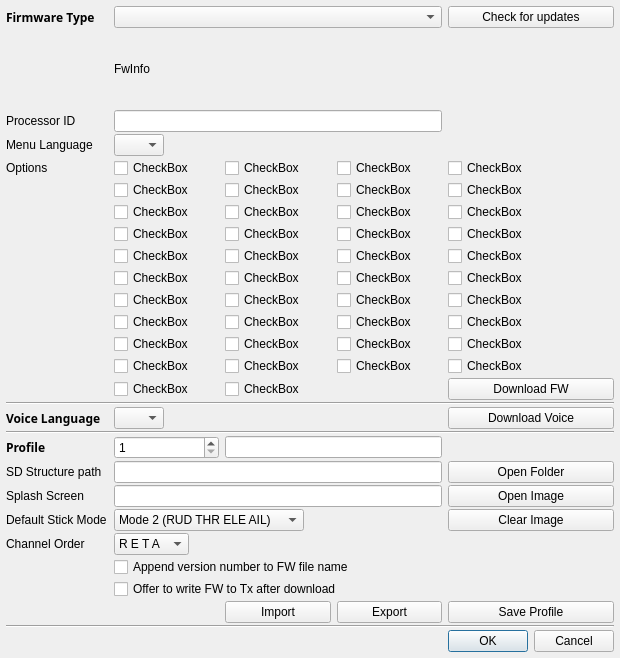
<?xml version="1.0" encoding="UTF-8"?>
<ui version="4.0">
 <class>fwPreferencesDialog</class>
 <widget class="QDialog" name="fwPreferencesDialog">
  <property name="geometry">
   <rect>
    <x>0</x>
    <y>0</y>
    <width>620</width>
    <height>658</height>
   </rect>
  </property>
  <property name="sizePolicy">
   <sizepolicy hsizetype="MinimumExpanding" vsizetype="Preferred">
    <horstretch>0</horstretch>
    <verstretch>0</verstretch>
   </sizepolicy>
  </property>
  <property name="minimumSize">
   <size>
    <width>0</width>
    <height>0</height>
   </size>
  </property>
  <property name="windowTitle">
   <string>Downloads and Profiles</string>
  </property>
  <layout class="QGridLayout" name="gridLayout">
   <property name="verticalSpacing">
    <number>2</number>
   </property>
   <property name="margin">
    <number>6</number>
   </property>
   <item row="21" column="5">
    <widget class="QPushButton" name="voice_dnld">
     <property name="text">
      <string>Download Voice</string>
     </property>
    </widget>
   </item>
   <item row="35" column="2" colspan="3">
    <widget class="QCheckBox" name="burnFirmware">
     <property name="text">
      <string>Offer to write FW to Tx after download</string>
     </property>
    </widget>
   </item>
   <item row="10" column="2">
    <widget class="QCheckBox" name="optionCheckBox_9">
     <property name="sizePolicy">
      <sizepolicy hsizetype="MinimumExpanding" vsizetype="Fixed">
       <horstretch>0</horstretch>
       <verstretch>0</verstretch>
      </sizepolicy>
     </property>
     <property name="text">
      <string>CheckBox</string>
     </property>
    </widget>
   </item>
   <item row="10" column="3">
    <widget class="QCheckBox" name="optionCheckBox_10">
     <property name="sizePolicy">
      <sizepolicy hsizetype="MinimumExpanding" vsizetype="Fixed">
       <horstretch>0</horstretch>
       <verstretch>0</verstretch>
      </sizepolicy>
     </property>
     <property name="text">
      <string>CheckBox</string>
     </property>
    </widget>
   </item>
   <item row="18" column="5">
    <widget class="QPushButton" name="fw_dnld">
     <property name="text">
      <string>Download FW</string>
     </property>
    </widget>
   </item>
   <item row="8" column="0" colspan="2">
    <widget class="QLabel" name="label_2">
     <property name="text">
      <string>Options</string>
     </property>
    </widget>
   </item>
   <item row="42" column="5">
    <widget class="QPushButton" name="ProfSave_PB">
     <property name="text">
      <string>Save Profile</string>
     </property>
    </widget>
   </item>
   <item row="12" column="4">
    <widget class="QCheckBox" name="optionCheckBox_19">
     <property name="sizePolicy">
      <sizepolicy hsizetype="MinimumExpanding" vsizetype="Fixed">
       <horstretch>0</horstretch>
       <verstretch>0</verstretch>
      </sizepolicy>
     </property>
     <property name="text">
      <string>CheckBox</string>
     </property>
    </widget>
   </item>
   <item row="9" column="5">
    <widget class="QCheckBox" name="optionCheckBox_8">
     <property name="sizePolicy">
      <sizepolicy hsizetype="MinimumExpanding" vsizetype="Fixed">
       <horstretch>0</horstretch>
       <verstretch>0</verstretch>
      </sizepolicy>
     </property>
     <property name="text">
      <string>CheckBox</string>
     </property>
    </widget>
   </item>
   <item row="14" column="2">
    <widget class="QCheckBox" name="optionCheckBox_25">
     <property name="sizePolicy">
      <sizepolicy hsizetype="MinimumExpanding" vsizetype="Fixed">
       <horstretch>0</horstretch>
       <verstretch>0</verstretch>
      </sizepolicy>
     </property>
     <property name="text">
      <string>CheckBox</string>
     </property>
    </widget>
   </item>
   <item row="9" column="4">
    <widget class="QCheckBox" name="optionCheckBox_7">
     <property name="sizePolicy">
      <sizepolicy hsizetype="MinimumExpanding" vsizetype="Fixed">
       <horstretch>0</horstretch>
       <verstretch>0</verstretch>
      </sizepolicy>
     </property>
     <property name="text">
      <string>CheckBox</string>
     </property>
    </widget>
   </item>
   <item row="11" column="4">
    <widget class="QCheckBox" name="optionCheckBox_15">
     <property name="sizePolicy">
      <sizepolicy hsizetype="MinimumExpanding" vsizetype="Fixed">
       <horstretch>0</horstretch>
       <verstretch>0</verstretch>
      </sizepolicy>
     </property>
     <property name="text">
      <string>CheckBox</string>
     </property>
    </widget>
   </item>
   <item row="8" column="4">
    <widget class="QCheckBox" name="optionCheckBox_3">
     <property name="sizePolicy">
      <sizepolicy hsizetype="MinimumExpanding" vsizetype="Fixed">
       <horstretch>0</horstretch>
       <verstretch>0</verstretch>
      </sizepolicy>
     </property>
     <property name="text">
      <string>CheckBox</string>
     </property>
    </widget>
   </item>
   <item row="5" column="0" colspan="2">
    <widget class="QLabel" name="CPU_ID_LABEL">
     <property name="text">
      <string>Processor ID</string>
     </property>
    </widget>
   </item>
   <item row="17" column="4">
    <widget class="QCheckBox" name="optionCheckBox_39">
     <property name="sizePolicy">
      <sizepolicy hsizetype="MinimumExpanding" vsizetype="Fixed">
       <horstretch>0</horstretch>
       <verstretch>0</verstretch>
      </sizepolicy>
     </property>
     <property name="text">
      <string>CheckBox</string>
     </property>
    </widget>
   </item>
   <item row="4" column="2" colspan="4">
    <widget class="QLabel" name="FwInfo">
     <property name="sizePolicy">
      <sizepolicy hsizetype="Expanding" vsizetype="Preferred">
       <horstretch>0</horstretch>
       <verstretch>0</verstretch>
      </sizepolicy>
     </property>
     <property name="text">
      <string>FwInfo</string>
     </property>
    </widget>
   </item>
   <item row="17" column="5">
    <widget class="QCheckBox" name="optionCheckBox_40">
     <property name="sizePolicy">
      <sizepolicy hsizetype="MinimumExpanding" vsizetype="Fixed">
       <horstretch>0</horstretch>
       <verstretch>0</verstretch>
      </sizepolicy>
     </property>
     <property name="text">
      <string>CheckBox</string>
     </property>
    </widget>
   </item>
   <item row="11" column="3">
    <widget class="QCheckBox" name="optionCheckBox_14">
     <property name="sizePolicy">
      <sizepolicy hsizetype="MinimumExpanding" vsizetype="Fixed">
       <horstretch>0</horstretch>
       <verstretch>0</verstretch>
      </sizepolicy>
     </property>
     <property name="text">
      <string>CheckBox</string>
     </property>
    </widget>
   </item>
   <item row="11" column="5">
    <widget class="QCheckBox" name="optionCheckBox_16">
     <property name="sizePolicy">
      <sizepolicy hsizetype="MinimumExpanding" vsizetype="Fixed">
       <horstretch>0</horstretch>
       <verstretch>0</verstretch>
      </sizepolicy>
     </property>
     <property name="text">
      <string>CheckBox</string>
     </property>
    </widget>
   </item>
   <item row="7" column="0" colspan="2">
    <widget class="QLabel" name="langLabel">
     <property name="text">
      <string>Menu Language</string>
     </property>
     <property name="alignment">
      <set>Qt::AlignLeading|Qt::AlignLeft|Qt::AlignVCenter</set>
     </property>
    </widget>
   </item>
   <item row="32" column="0" colspan="2">
    <widget class="QLabel" name="label_14">
     <property name="sizePolicy">
      <sizepolicy hsizetype="Preferred" vsizetype="Minimum">
       <horstretch>0</horstretch>
       <verstretch>0</verstretch>
      </sizepolicy>
     </property>
     <property name="text">
      <string>Default Stick Mode</string>
     </property>
    </widget>
   </item>
   <item row="33" column="0" colspan="2">
    <widget class="QLabel" name="label_13">
     <property name="sizePolicy">
      <sizepolicy hsizetype="MinimumExpanding" vsizetype="Preferred">
       <horstretch>0</horstretch>
       <verstretch>0</verstretch>
      </sizepolicy>
     </property>
     <property name="text">
      <string>Channel Order</string>
     </property>
     <property name="alignment">
      <set>Qt::AlignLeading|Qt::AlignLeft|Qt::AlignVCenter</set>
     </property>
    </widget>
   </item>
   <item row="8" column="2">
    <widget class="QCheckBox" name="optionCheckBox_2">
     <property name="sizePolicy">
      <sizepolicy hsizetype="MinimumExpanding" vsizetype="Fixed">
       <horstretch>0</horstretch>
       <verstretch>0</verstretch>
      </sizepolicy>
     </property>
     <property name="text">
      <string>CheckBox</string>
     </property>
    </widget>
   </item>
   <item row="17" column="2">
    <widget class="QCheckBox" name="optionCheckBox_37">
     <property name="sizePolicy">
      <sizepolicy hsizetype="MinimumExpanding" vsizetype="Fixed">
       <horstretch>0</horstretch>
       <verstretch>0</verstretch>
      </sizepolicy>
     </property>
     <property name="text">
      <string>CheckBox</string>
     </property>
    </widget>
   </item>
   <item row="32" column="2" colspan="2">
    <widget class="QComboBox" name="stickmodeCB">
     <property name="maximumSize">
      <size>
       <width>190</width>
       <height>16777215</height>
      </size>
     </property>
     <property name="whatsThis">
      <string>Mode selection:

Mode 1:
  Left stick:  Elevator, Rudder
  Right stick:  Throttle, Aileron

Mode 2:
  Left stick:  Throttle, Rudder
  Right stick:  Elevator, Aileron

Mode 3:
  Left stick:  Elevator, Aileron
  Right stick:  Throttle, Rudder

Mode 4:
  Left stick:  Throttle, Aileron
  Right stick:  Elevator, Rudder

</string>
     </property>
     <property name="currentIndex">
      <number>1</number>
     </property>
     <item>
      <property name="text">
       <string>Mode 1 (RUD ELE THR AIL)</string>
      </property>
     </item>
     <item>
      <property name="text">
       <string>Mode 2 (RUD THR ELE AIL)</string>
      </property>
     </item>
     <item>
      <property name="text">
       <string>Mode 3 (AIL ELE THR RUD)</string>
      </property>
     </item>
     <item>
      <property name="text">
       <string>Mode 4 (AIL THR ELE RUD)</string>
      </property>
     </item>
    </widget>
   </item>
   <item row="15" column="2">
    <widget class="QCheckBox" name="optionCheckBox_29">
     <property name="sizePolicy">
      <sizepolicy hsizetype="MinimumExpanding" vsizetype="Fixed">
       <horstretch>0</horstretch>
       <verstretch>0</verstretch>
      </sizepolicy>
     </property>
     <property name="text">
      <string>CheckBox</string>
     </property>
    </widget>
   </item>
   <item row="8" column="3">
    <widget class="QCheckBox" name="optionCheckBox_1">
     <property name="sizePolicy">
      <sizepolicy hsizetype="MinimumExpanding" vsizetype="Fixed">
       <horstretch>0</horstretch>
       <verstretch>0</verstretch>
      </sizepolicy>
     </property>
     <property name="text">
      <string>CheckBox</string>
     </property>
    </widget>
   </item>
   <item row="10" column="5">
    <widget class="QCheckBox" name="optionCheckBox_12">
     <property name="sizePolicy">
      <sizepolicy hsizetype="MinimumExpanding" vsizetype="Fixed">
       <horstretch>0</horstretch>
       <verstretch>0</verstretch>
      </sizepolicy>
     </property>
     <property name="text">
      <string>CheckBox</string>
     </property>
    </widget>
   </item>
   <item row="7" column="2">
    <widget class="QComboBox" name="langCombo">
     <property name="sizePolicy">
      <sizepolicy hsizetype="Preferred" vsizetype="Fixed">
       <horstretch>0</horstretch>
       <verstretch>0</verstretch>
      </sizepolicy>
     </property>
     <property name="maximumSize">
      <size>
       <width>50</width>
       <height>16777215</height>
      </size>
     </property>
    </widget>
   </item>
   <item row="3" column="2" colspan="3">
    <widget class="QComboBox" name="downloadVerCB"/>
   </item>
   <item row="3" column="0" colspan="2">
    <widget class="QLabel" name="label_6">
     <property name="sizePolicy">
      <sizepolicy hsizetype="Preferred" vsizetype="Minimum">
       <horstretch>0</horstretch>
       <verstretch>0</verstretch>
      </sizepolicy>
     </property>
     <property name="font">
      <font>
       <family>Sans Serif</family>
       <weight>75</weight>
       <bold>true</bold>
      </font>
     </property>
     <property name="text">
      <string>Firmware Type</string>
     </property>
     <property name="alignment">
      <set>Qt::AlignLeading|Qt::AlignLeft|Qt::AlignVCenter</set>
     </property>
    </widget>
   </item>
   <item row="5" column="2" colspan="3">
    <widget class="QLineEdit" name="CPU_ID_LE"/>
   </item>
   <item row="33" column="2" colspan="2">
    <widget class="QComboBox" name="channelorderCB">
     <property name="sizePolicy">
      <sizepolicy hsizetype="MinimumExpanding" vsizetype="Fixed">
       <horstretch>0</horstretch>
       <verstretch>0</verstretch>
      </sizepolicy>
     </property>
     <property name="minimumSize">
      <size>
       <width>0</width>
       <height>0</height>
      </size>
     </property>
     <property name="maximumSize">
      <size>
       <width>75</width>
       <height>16777215</height>
      </size>
     </property>
     <property name="whatsThis">
      <string>Channel order

This is used by the templated to determine which channel goes to what number output.</string>
     </property>
     <property name="currentIndex">
      <number>0</number>
     </property>
     <item>
      <property name="text">
       <string notr="true">R E T A</string>
      </property>
     </item>
     <item>
      <property name="text">
       <string notr="true">R E A T</string>
      </property>
     </item>
     <item>
      <property name="text">
       <string notr="true">R T E A</string>
      </property>
     </item>
     <item>
      <property name="text">
       <string notr="true">R T A E</string>
      </property>
     </item>
     <item>
      <property name="text">
       <string notr="true">R A E T</string>
      </property>
     </item>
     <item>
      <property name="text">
       <string notr="true">R A T E</string>
      </property>
     </item>
     <item>
      <property name="text">
       <string notr="true">E R T A</string>
      </property>
     </item>
     <item>
      <property name="text">
       <string notr="true">E R A T</string>
      </property>
     </item>
     <item>
      <property name="text">
       <string notr="true">E T R A</string>
      </property>
     </item>
     <item>
      <property name="text">
       <string notr="true">E T A R</string>
      </property>
     </item>
     <item>
      <property name="text">
       <string notr="true">E A R T</string>
      </property>
     </item>
     <item>
      <property name="text">
       <string notr="true">E A T R</string>
      </property>
     </item>
     <item>
      <property name="text">
       <string notr="true">T R E A</string>
      </property>
     </item>
     <item>
      <property name="text">
       <string notr="true">T R A E</string>
      </property>
     </item>
     <item>
      <property name="text">
       <string notr="true">T E R A</string>
      </property>
     </item>
     <item>
      <property name="text">
       <string notr="true">T E A R</string>
      </property>
     </item>
     <item>
      <property name="text">
       <string notr="true">T A R E</string>
      </property>
     </item>
     <item>
      <property name="text">
       <string notr="true">T A E R</string>
      </property>
     </item>
     <item>
      <property name="text">
       <string notr="true">A R E T</string>
      </property>
     </item>
     <item>
      <property name="text">
       <string notr="true">A R T E</string>
      </property>
     </item>
     <item>
      <property name="text">
       <string notr="true">A E R T</string>
      </property>
     </item>
     <item>
      <property name="text">
       <string notr="true">A E T R</string>
      </property>
     </item>
     <item>
      <property name="text">
       <string notr="true">A T R E</string>
      </property>
     </item>
     <item>
      <property name="text">
       <string notr="true">A T E R</string>
      </property>
     </item>
    </widget>
   </item>
   <item row="8" column="5">
    <widget class="QCheckBox" name="optionCheckBox_4">
     <property name="sizePolicy">
      <sizepolicy hsizetype="MinimumExpanding" vsizetype="Fixed">
       <horstretch>0</horstretch>
       <verstretch>0</verstretch>
      </sizepolicy>
     </property>
     <property name="text">
      <string>CheckBox</string>
     </property>
    </widget>
   </item>
   <item row="14" column="5">
    <widget class="QCheckBox" name="optionCheckBox_28">
     <property name="sizePolicy">
      <sizepolicy hsizetype="MinimumExpanding" vsizetype="Fixed">
       <horstretch>0</horstretch>
       <verstretch>0</verstretch>
      </sizepolicy>
     </property>
     <property name="text">
      <string>CheckBox</string>
     </property>
    </widget>
   </item>
   <item row="18" column="3">
    <widget class="QCheckBox" name="optionCheckBox_42">
     <property name="sizePolicy">
      <sizepolicy hsizetype="MinimumExpanding" vsizetype="Fixed">
       <horstretch>0</horstretch>
       <verstretch>0</verstretch>
      </sizepolicy>
     </property>
     <property name="text">
      <string>CheckBox</string>
     </property>
    </widget>
   </item>
   <item row="9" column="2">
    <widget class="QCheckBox" name="optionCheckBox_5">
     <property name="sizePolicy">
      <sizepolicy hsizetype="MinimumExpanding" vsizetype="Fixed">
       <horstretch>0</horstretch>
       <verstretch>0</verstretch>
      </sizepolicy>
     </property>
     <property name="text">
      <string>CheckBox</string>
     </property>
    </widget>
   </item>
   <item row="15" column="5">
    <widget class="QCheckBox" name="optionCheckBox_32">
     <property name="sizePolicy">
      <sizepolicy hsizetype="MinimumExpanding" vsizetype="Fixed">
       <horstretch>0</horstretch>
       <verstretch>0</verstretch>
      </sizepolicy>
     </property>
     <property name="text">
      <string>CheckBox</string>
     </property>
    </widget>
   </item>
   <item row="12" column="2">
    <widget class="QCheckBox" name="optionCheckBox_17">
     <property name="sizePolicy">
      <sizepolicy hsizetype="MinimumExpanding" vsizetype="Fixed">
       <horstretch>0</horstretch>
       <verstretch>0</verstretch>
      </sizepolicy>
     </property>
     <property name="text">
      <string>CheckBox</string>
     </property>
    </widget>
   </item>
   <item row="16" column="4">
    <widget class="QCheckBox" name="optionCheckBox_35">
     <property name="sizePolicy">
      <sizepolicy hsizetype="MinimumExpanding" vsizetype="Fixed">
       <horstretch>0</horstretch>
       <verstretch>0</verstretch>
      </sizepolicy>
     </property>
     <property name="text">
      <string>CheckBox</string>
     </property>
    </widget>
   </item>
   <item row="16" column="5">
    <widget class="QCheckBox" name="optionCheckBox_36">
     <property name="sizePolicy">
      <sizepolicy hsizetype="MinimumExpanding" vsizetype="Fixed">
       <horstretch>0</horstretch>
       <verstretch>0</verstretch>
      </sizepolicy>
     </property>
     <property name="text">
      <string>CheckBox</string>
     </property>
    </widget>
   </item>
   <item row="11" column="2">
    <widget class="QCheckBox" name="optionCheckBox_13">
     <property name="sizePolicy">
      <sizepolicy hsizetype="MinimumExpanding" vsizetype="Fixed">
       <horstretch>0</horstretch>
       <verstretch>0</verstretch>
      </sizepolicy>
     </property>
     <property name="text">
      <string>CheckBox</string>
     </property>
    </widget>
   </item>
   <item row="14" column="3">
    <widget class="QCheckBox" name="optionCheckBox_26">
     <property name="sizePolicy">
      <sizepolicy hsizetype="MinimumExpanding" vsizetype="Fixed">
       <horstretch>0</horstretch>
       <verstretch>0</verstretch>
      </sizepolicy>
     </property>
     <property name="text">
      <string>CheckBox</string>
     </property>
    </widget>
   </item>
   <item row="18" column="2">
    <widget class="QCheckBox" name="optionCheckBox_41">
     <property name="sizePolicy">
      <sizepolicy hsizetype="MinimumExpanding" vsizetype="Fixed">
       <horstretch>0</horstretch>
       <verstretch>0</verstretch>
      </sizepolicy>
     </property>
     <property name="text">
      <string>CheckBox</string>
     </property>
    </widget>
   </item>
   <item row="12" column="3">
    <widget class="QCheckBox" name="optionCheckBox_18">
     <property name="sizePolicy">
      <sizepolicy hsizetype="MinimumExpanding" vsizetype="Fixed">
       <horstretch>0</horstretch>
       <verstretch>0</verstretch>
      </sizepolicy>
     </property>
     <property name="text">
      <string>CheckBox</string>
     </property>
    </widget>
   </item>
   <item row="10" column="4">
    <widget class="QCheckBox" name="optionCheckBox_11">
     <property name="sizePolicy">
      <sizepolicy hsizetype="MinimumExpanding" vsizetype="Fixed">
       <horstretch>0</horstretch>
       <verstretch>0</verstretch>
      </sizepolicy>
     </property>
     <property name="text">
      <string>CheckBox</string>
     </property>
    </widget>
   </item>
   <item row="13" column="2">
    <widget class="QCheckBox" name="optionCheckBox_21">
     <property name="sizePolicy">
      <sizepolicy hsizetype="MinimumExpanding" vsizetype="Fixed">
       <horstretch>0</horstretch>
       <verstretch>0</verstretch>
      </sizepolicy>
     </property>
     <property name="text">
      <string>CheckBox</string>
     </property>
    </widget>
   </item>
   <item row="12" column="5">
    <widget class="QCheckBox" name="optionCheckBox_20">
     <property name="sizePolicy">
      <sizepolicy hsizetype="MinimumExpanding" vsizetype="Minimum">
       <horstretch>0</horstretch>
       <verstretch>0</verstretch>
      </sizepolicy>
     </property>
     <property name="text">
      <string>CheckBox</string>
     </property>
    </widget>
   </item>
   <item row="16" column="2">
    <widget class="QCheckBox" name="optionCheckBox_33">
     <property name="sizePolicy">
      <sizepolicy hsizetype="MinimumExpanding" vsizetype="Fixed">
       <horstretch>0</horstretch>
       <verstretch>0</verstretch>
      </sizepolicy>
     </property>
     <property name="text">
      <string>CheckBox</string>
     </property>
    </widget>
   </item>
   <item row="13" column="5">
    <widget class="QCheckBox" name="optionCheckBox_24">
     <property name="sizePolicy">
      <sizepolicy hsizetype="MinimumExpanding" vsizetype="Fixed">
       <horstretch>0</horstretch>
       <verstretch>0</verstretch>
      </sizepolicy>
     </property>
     <property name="text">
      <string>CheckBox</string>
     </property>
    </widget>
   </item>
   <item row="13" column="4">
    <widget class="QCheckBox" name="optionCheckBox_23">
     <property name="sizePolicy">
      <sizepolicy hsizetype="MinimumExpanding" vsizetype="Fixed">
       <horstretch>0</horstretch>
       <verstretch>0</verstretch>
      </sizepolicy>
     </property>
     <property name="text">
      <string>CheckBox</string>
     </property>
    </widget>
   </item>
   <item row="13" column="3">
    <widget class="QCheckBox" name="optionCheckBox_22">
     <property name="sizePolicy">
      <sizepolicy hsizetype="MinimumExpanding" vsizetype="Fixed">
       <horstretch>0</horstretch>
       <verstretch>0</verstretch>
      </sizepolicy>
     </property>
     <property name="text">
      <string>CheckBox</string>
     </property>
    </widget>
   </item>
   <item row="9" column="3">
    <widget class="QCheckBox" name="optionCheckBox_6">
     <property name="sizePolicy">
      <sizepolicy hsizetype="MinimumExpanding" vsizetype="Fixed">
       <horstretch>0</horstretch>
       <verstretch>0</verstretch>
      </sizepolicy>
     </property>
     <property name="text">
      <string>CheckBox</string>
     </property>
    </widget>
   </item>
   <item row="17" column="3">
    <widget class="QCheckBox" name="optionCheckBox_38">
     <property name="sizePolicy">
      <sizepolicy hsizetype="MinimumExpanding" vsizetype="Fixed">
       <horstretch>0</horstretch>
       <verstretch>0</verstretch>
      </sizepolicy>
     </property>
     <property name="text">
      <string>CheckBox</string>
     </property>
    </widget>
   </item>
   <item row="16" column="3">
    <widget class="QCheckBox" name="optionCheckBox_34">
     <property name="sizePolicy">
      <sizepolicy hsizetype="MinimumExpanding" vsizetype="Fixed">
       <horstretch>0</horstretch>
       <verstretch>0</verstretch>
      </sizepolicy>
     </property>
     <property name="text">
      <string>CheckBox</string>
     </property>
    </widget>
   </item>
   <item row="15" column="4">
    <widget class="QCheckBox" name="optionCheckBox_31">
     <property name="sizePolicy">
      <sizepolicy hsizetype="MinimumExpanding" vsizetype="Fixed">
       <horstretch>0</horstretch>
       <verstretch>0</verstretch>
      </sizepolicy>
     </property>
     <property name="text">
      <string>CheckBox</string>
     </property>
    </widget>
   </item>
   <item row="15" column="3">
    <widget class="QCheckBox" name="optionCheckBox_30">
     <property name="sizePolicy">
      <sizepolicy hsizetype="MinimumExpanding" vsizetype="Fixed">
       <horstretch>0</horstretch>
       <verstretch>0</verstretch>
      </sizepolicy>
     </property>
     <property name="text">
      <string>CheckBox</string>
     </property>
    </widget>
   </item>
   <item row="14" column="4">
    <widget class="QCheckBox" name="optionCheckBox_27">
     <property name="sizePolicy">
      <sizepolicy hsizetype="MinimumExpanding" vsizetype="Fixed">
       <horstretch>0</horstretch>
       <verstretch>0</verstretch>
      </sizepolicy>
     </property>
     <property name="text">
      <string>CheckBox</string>
     </property>
    </widget>
   </item>
   <item row="34" column="2" colspan="3">
    <widget class="QCheckBox" name="renameFirmware">
     <property name="text">
      <string>Append version number to FW file name</string>
     </property>
    </widget>
   </item>
   <item row="46" column="5">
    <widget class="QDialogButtonBox" name="buttonBox">
     <property name="orientation">
      <enum>Qt::Horizontal</enum>
     </property>
     <property name="standardButtons">
      <set>QDialogButtonBox::Cancel|QDialogButtonBox::Ok</set>
     </property>
    </widget>
   </item>
   <item row="42" column="4">
    <widget class="QPushButton" name="export_PB">
     <property name="text">
      <string>Export</string>
     </property>
    </widget>
   </item>
   <item row="42" column="3">
    <widget class="QPushButton" name="import_PB">
     <property name="text">
      <string>Import</string>
     </property>
    </widget>
   </item>
   <item row="23" column="0">
    <widget class="QLabel" name="label_16">
     <property name="font">
      <font>
       <family>Sans Serif</family>
       <weight>75</weight>
       <bold>true</bold>
      </font>
     </property>
     <property name="text">
      <string>Profile</string>
     </property>
     <property name="alignment">
      <set>Qt::AlignLeading|Qt::AlignLeft|Qt::AlignVCenter</set>
     </property>
    </widget>
   </item>
   <item row="3" column="5">
    <widget class="QPushButton" name="checkFWUpdates">
     <property name="minimumSize">
      <size>
       <width>0</width>
       <height>0</height>
      </size>
     </property>
     <property name="text">
      <string>Check for updates</string>
     </property>
    </widget>
   </item>
   <item row="25" column="2" colspan="3">
    <widget class="QLineEdit" name="SplashFileName">
     <property name="enabled">
      <bool>true</bool>
     </property>
     <property name="readOnly">
      <bool>true</bool>
     </property>
    </widget>
   </item>
   <item row="21" column="2">
    <widget class="QComboBox" name="voiceCombo">
     <property name="maximumSize">
      <size>
       <width>50</width>
       <height>16777215</height>
      </size>
     </property>
     <property name="toolTip">
      <string>Set language of voice.
May be different from firmware language</string>
     </property>
    </widget>
   </item>
   <item row="25" column="5">
    <widget class="QPushButton" name="SplashSelect">
     <property name="text">
      <string>Open Image</string>
     </property>
    </widget>
   </item>
   <item row="21" column="0">
    <widget class="QLabel" name="voiceLabel">
     <property name="font">
      <font>
       <family>Sans Serif</family>
       <weight>75</weight>
       <bold>true</bold>
      </font>
     </property>
     <property name="text">
      <string>Voice Language</string>
     </property>
    </widget>
   </item>
   <item row="25" column="0">
    <widget class="QLabel" name="label_8">
     <property name="sizePolicy">
      <sizepolicy hsizetype="Preferred" vsizetype="Minimum">
       <horstretch>0</horstretch>
       <verstretch>0</verstretch>
      </sizepolicy>
     </property>
     <property name="text">
      <string>Splash Screen</string>
     </property>
    </widget>
   </item>
   <item row="32" column="5">
    <widget class="QPushButton" name="clearImageButton">
     <property name="text">
      <string>Clear Image</string>
     </property>
    </widget>
   </item>
   <item row="23" column="3" colspan="2">
    <widget class="QLineEdit" name="ProfName_LE"/>
   </item>
   <item row="23" column="2">
    <widget class="QSpinBox" name="ProfSlot_SB">
     <property name="sizePolicy">
      <sizepolicy hsizetype="Minimum" vsizetype="Minimum">
       <horstretch>0</horstretch>
       <verstretch>0</verstretch>
      </sizepolicy>
     </property>
     <property name="maximumSize">
      <size>
       <width>16777215</width>
       <height>16777215</height>
      </size>
     </property>
     <property name="minimum">
      <number>1</number>
     </property>
     <property name="maximum">
      <number>10</number>
     </property>
    </widget>
   </item>
   <item row="22" column="0" colspan="6">
    <widget class="Line" name="line_5">
     <property name="orientation">
      <enum>Qt::Horizontal</enum>
     </property>
    </widget>
   </item>
   <item row="20" column="0" colspan="6">
    <widget class="Line" name="line">
     <property name="orientation">
      <enum>Qt::Horizontal</enum>
     </property>
    </widget>
   </item>
   <item row="45" column="0" colspan="6">
    <widget class="Line" name="line_6">
     <property name="orientation">
      <enum>Qt::Horizontal</enum>
     </property>
    </widget>
   </item>
   <item row="24" column="5">
    <widget class="QPushButton" name="sdPathButton">
     <property name="text">
      <string>Open Folder</string>
     </property>
    </widget>
   </item>
   <item row="24" column="2" colspan="3">
    <widget class="QLineEdit" name="sdPath">
     <property name="enabled">
      <bool>true</bool>
     </property>
     <property name="readOnly">
      <bool>true</bool>
     </property>
    </widget>
   </item>
   <item row="24" column="0">
    <widget class="QLabel" name="sdPathLabel">
     <property name="sizePolicy">
      <sizepolicy hsizetype="Preferred" vsizetype="Minimum">
       <horstretch>0</horstretch>
       <verstretch>0</verstretch>
      </sizepolicy>
     </property>
     <property name="text">
      <string>SD Structure path</string>
     </property>
     <property name="alignment">
      <set>Qt::AlignLeading|Qt::AlignLeft|Qt::AlignVCenter</set>
     </property>
    </widget>
   </item>
  </layout>
 </widget>
 <tabstops>
  <tabstop>buttonBox</tabstop>
  <tabstop>downloadVerCB</tabstop>
  <tabstop>CPU_ID_LE</tabstop>
  <tabstop>langCombo</tabstop>
  <tabstop>optionCheckBox_2</tabstop>
  <tabstop>optionCheckBox_1</tabstop>
  <tabstop>optionCheckBox_3</tabstop>
  <tabstop>optionCheckBox_4</tabstop>
  <tabstop>optionCheckBox_5</tabstop>
  <tabstop>optionCheckBox_6</tabstop>
  <tabstop>optionCheckBox_7</tabstop>
  <tabstop>optionCheckBox_8</tabstop>
  <tabstop>optionCheckBox_9</tabstop>
  <tabstop>optionCheckBox_10</tabstop>
  <tabstop>optionCheckBox_11</tabstop>
  <tabstop>optionCheckBox_12</tabstop>
  <tabstop>optionCheckBox_13</tabstop>
  <tabstop>optionCheckBox_14</tabstop>
  <tabstop>optionCheckBox_15</tabstop>
  <tabstop>optionCheckBox_16</tabstop>
  <tabstop>optionCheckBox_17</tabstop>
  <tabstop>optionCheckBox_18</tabstop>
  <tabstop>optionCheckBox_19</tabstop>
  <tabstop>optionCheckBox_20</tabstop>
  <tabstop>optionCheckBox_21</tabstop>
  <tabstop>optionCheckBox_22</tabstop>
  <tabstop>optionCheckBox_23</tabstop>
  <tabstop>optionCheckBox_24</tabstop>
  <tabstop>optionCheckBox_25</tabstop>
  <tabstop>optionCheckBox_26</tabstop>
  <tabstop>optionCheckBox_27</tabstop>
  <tabstop>optionCheckBox_28</tabstop>
  <tabstop>optionCheckBox_29</tabstop>
  <tabstop>optionCheckBox_30</tabstop>
  <tabstop>optionCheckBox_31</tabstop>
  <tabstop>optionCheckBox_32</tabstop>
  <tabstop>optionCheckBox_33</tabstop>
  <tabstop>optionCheckBox_34</tabstop>
  <tabstop>optionCheckBox_35</tabstop>
  <tabstop>optionCheckBox_36</tabstop>
  <tabstop>optionCheckBox_37</tabstop>
  <tabstop>optionCheckBox_38</tabstop>
  <tabstop>optionCheckBox_39</tabstop>
  <tabstop>optionCheckBox_40</tabstop>
  <tabstop>optionCheckBox_41</tabstop>
  <tabstop>optionCheckBox_42</tabstop>
  <tabstop>stickmodeCB</tabstop>
  <tabstop>channelorderCB</tabstop>
  <tabstop>renameFirmware</tabstop>
  <tabstop>burnFirmware</tabstop>
 </tabstops>
 <resources>
  <include location="companion.qrc"/>
 </resources>
 <connections>
  <connection>
   <sender>buttonBox</sender>
   <signal>accepted()</signal>
   <receiver>fwPreferencesDialog</receiver>
   <slot>accept()</slot>
   <hints>
    <hint type="sourcelabel">
     <x>370</x>
     <y>49</y>
    </hint>
    <hint type="destinationlabel">
     <x>157</x>
     <y>274</y>
    </hint>
   </hints>
  </connection>
  <connection>
   <sender>buttonBox</sender>
   <signal>rejected()</signal>
   <receiver>fwPreferencesDialog</receiver>
   <slot>reject()</slot>
   <hints>
    <hint type="sourcelabel">
     <x>390</x>
     <y>55</y>
    </hint>
    <hint type="destinationlabel">
     <x>286</x>
     <y>274</y>
    </hint>
   </hints>
  </connection>
 </connections>
</ui>
